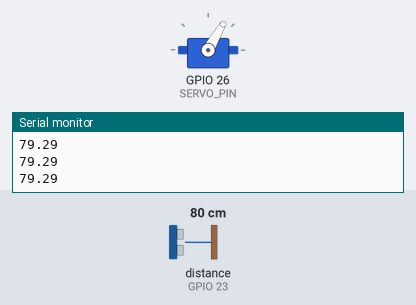
A sketch run on a simulated ESP32. Shown: servo, the last lines printed to the serial monitor. Wiring (inferred from the names in the program): ultrasonic range finder: trigger GPIO 22; echo GPIO 23. The test bench sets the inputs (shaded band); at power-on: distance to the obstacle (sensor on GPIO 23) 80 cm. The echo pulse lasts 58.3 µs per cm.

Above: at 1.2 s.
1.3 s: distance to the obstacle (sensor on GPIO 23) set to 2 cm
At 2.3 s:
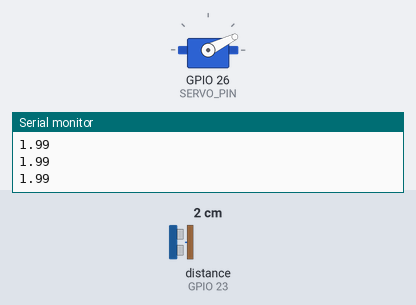
2.8 s: distance to the obstacle (sensor on GPIO 23) set to 35 cm
At 3.8 s:
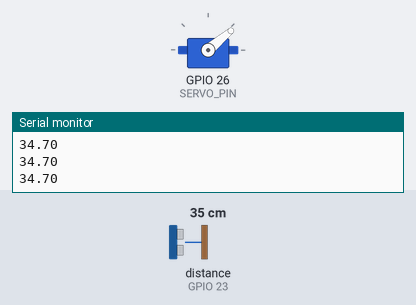
4.3 s: distance to the obstacle (sensor on GPIO 23) set to 250 cm
At 5.5 s:
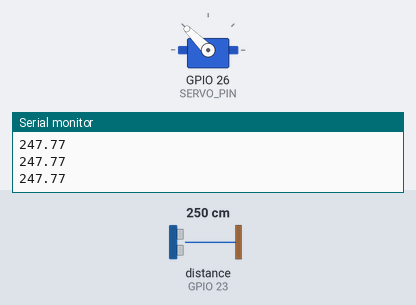
5.8 s: distance to the obstacle (sensor on GPIO 23) set to 299 cm
At 6.6 s:
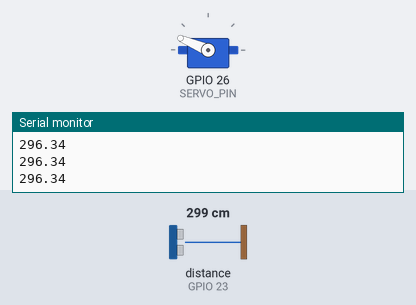
Timing chart, 0 to 8.3 s (numbered marks = the images above; inputs shaded):
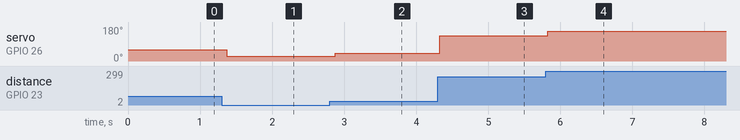

Measured:
- after the input at 1.3 s, servo on GPIO 26 (SERVO_PIN): 60° → 26° after 0.07 s
- after the input at 2.8 s, servo on GPIO 26 (SERVO_PIN): 26° → 40° after 0.08 s
- after the input at 4.3 s, servo on GPIO 26 (SERVO_PIN): 40° → 135° at once
- after the input at 5.8 s, servo on GPIO 26 (SERVO_PIN): 135° → 157° at once

The sketch:

Sensor-Actuator-Basic.ino
```cpp
#include <Servo.h>

// ** SERVO STUFF
#define SERVO_PIN 26
Servo myServo;

// ** SENSOR STUFF
#define TRIG_PIN 22
#define ECHO_PIN 23
#define SOUND_SPEED 0.034
long duration;
float distanceCm;

void setup() {
  Serial.begin(9600);
  myServo.attach(SERVO_PIN);
  pinMode(TRIG_PIN, OUTPUT);  // Sets the trigPin as an Output
  pinMode(ECHO_PIN, INPUT);   // Sets the echoPin as an Input
}

void loop() {
  float distance = measureCM();
  Serial.println(distance); // 0-500 cm

  // map from 10-100 cm distance to angles of 30-70 degree
  int degree = map(distance, 10, 100, 30, 70);
  // constrain the outcome of mapping to min. 30 and max. 70 degree
  int constDegree = constrain(degree, 30, 70);

  myServo.write(degree);
  delay(100);
}

float measureCM() {
  digitalWrite(TRIG_PIN, HIGH);
  delayMicroseconds(10);
  digitalWrite(TRIG_PIN, LOW);

  duration = pulseIn(ECHO_PIN, HIGH);
  distanceCm = duration * SOUND_SPEED / 2;

  return distanceCm;
}
```
